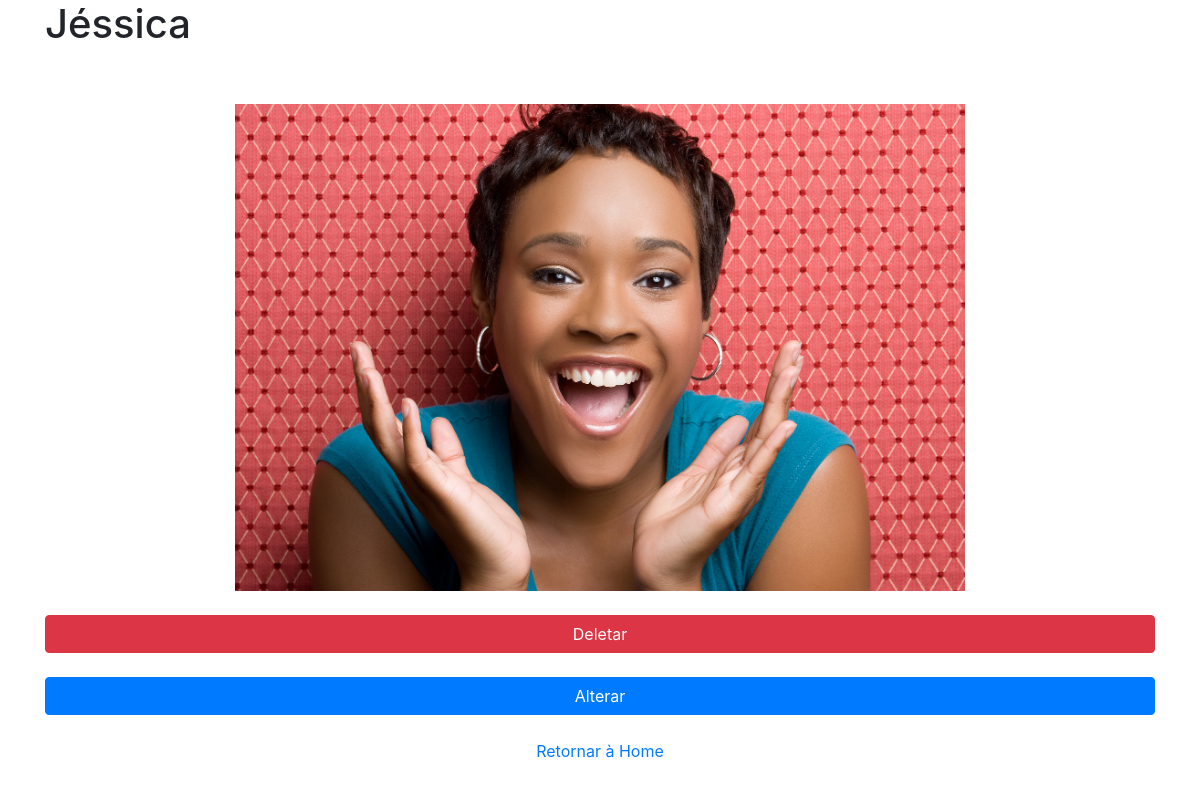
Page /pessoa/5 on the earlier database version.
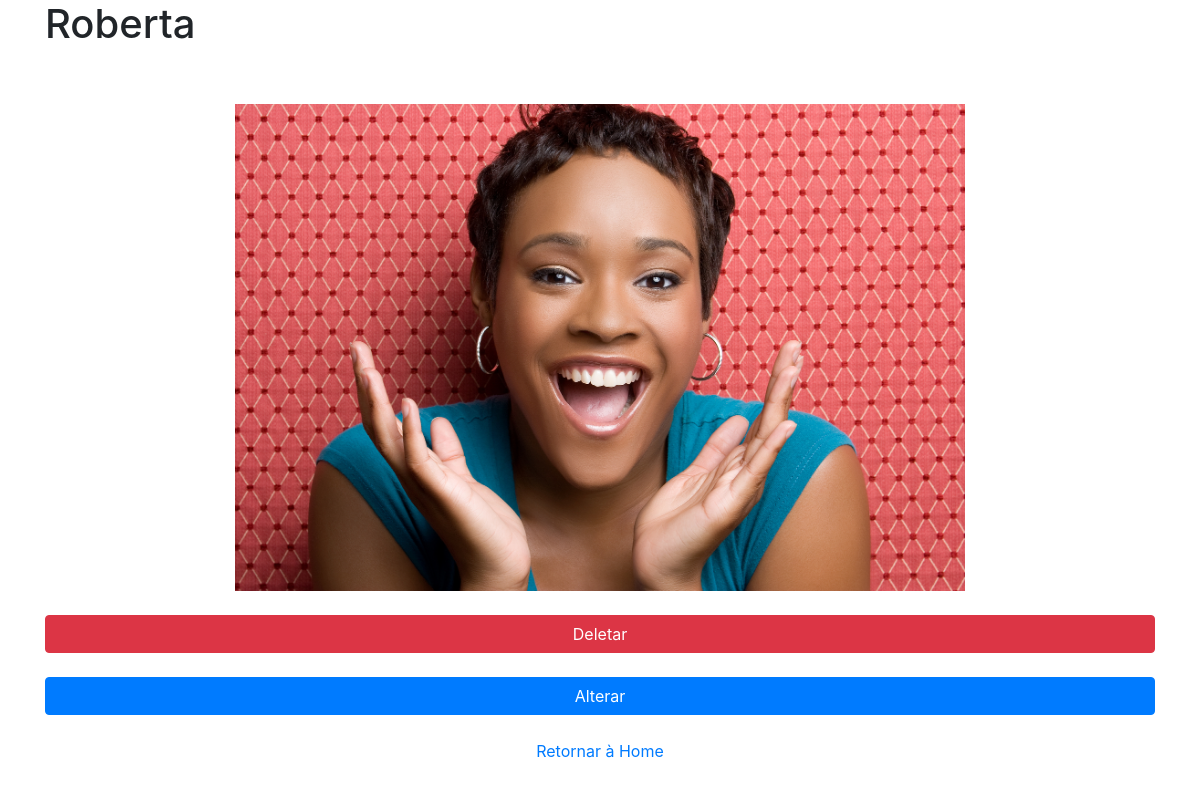
Same page on the later database version.
### core/models.py (models this page shows)
class Base(models.Model):
    criacao = models.DateTimeField('Criação', auto_now_add=True)
    alteracao = models.DateTimeField('Alteração', auto_now=True)
    class Meta:
        abstract = True

class Pessoa(Base):
    GENERO_CHOICES = (
        ('masculino', 'Masculino'),
        ('feminino', 'Feminino'),
        ('outro', 'Outro')
    )
    nome = models.CharField('Nome', max_length=100)
    idade = models.IntegerField('Idade')
    peso = models.DecimalField('Peso', decimal_places=2, max_digits=5)
    genero = models.CharField('Gênero', max_length=len('Masculino'), choices=GENERO_CHOICES)
    foto = models.ImageField('Foto', upload_to=get_auto_path)
    mostrar = models.BooleanField('Mostrar?', default=True)

### core/views.py (the view)
# urls.py: path('pessoa/<int:pk>', PessoaView.as_view(), name='pessoa'),
class PessoaView(ListView):
    template_name = 'pessoa.html'
    def get_queryset(self):
        self.pessoa = get_object_or_404(Pessoa, id=self.kwargs['pk'])
        if not self.pessoa.mostrar:
            raise Http404
        return self.pessoa

### core/templates/pessoa.html (shortened to what this page needs)
{% load bootstrap4 %}
<!DOCTYPE html>
<html lang="en">
<head>
    {% bootstrap_css %}
</head>
<body>
    <div class="container">
        <h1>{{ object_list.nome }}</h1>
        <br><br>
        <div class="row">
            <div class="col-2"></div>
            <div class="col-8">
                <img src="{{ object_list.foto.url }}" alt="{{ object_list.nome }}" class="img-fluid">
            </div>
            <div class="col-2"></div>
        </div>
        <br>
        <div class="row">
            <div class="col-12">
                <form action="{% url 'delete' object_list.id %}" method="post">
                    <button type="submit" class="btn btn-danger btn-block">Deletar</button>
                </form>
            </div>
        </div>
        <br>
        <div class="row">
            <div class="col-12">
                    <a href="{% url 'update' object_list.id %}" type="submit" class="btn btn-primary btn-block">Alterar</a>
            </div>
        </div>
        <br>
        <div class="row">
            <div class="col-12 text-center">
                <a href="{% url 'index' %}">Retornar à Home</a>
            </div>
        </div>
    </div>
</body>
</html>

Differences in the rows shown:
changed Pessoa: nome "Jéssica" → "Roberta"
